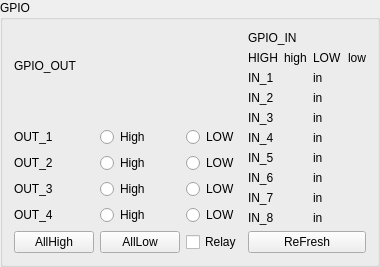
       <widget class="QGroupBox" name="groupBox_gpio">
        <property name="sizePolicy">
         <sizepolicy hsizetype="Preferred" vsizetype="Preferred">
          <horstretch>0</horstretch>
          <verstretch>0</verstretch>
         </sizepolicy>
        </property>
        <property name="title">
         <string>GPIO</string>
        </property>
        <layout class="QHBoxLayout" name="horizontalLayout_7">
         <item>
          <layout class="QGridLayout" name="gridLayout_gpio_1">
           <item row="2" column="0" colspan="3">
            <spacer name="horizontalSpacer_gpio_1">
             <property name="orientation">
              <enum>Qt::Horizontal</enum>
             </property>
             <property name="sizeHint" stdset="0">
              <size>
               <width>40</width>
               <height>20</height>
              </size>
             </property>
            </spacer>
           </item>
           <item row="3" column="1">
            <widget class="QRadioButton" name="radioButton_out_1_high">
             <property name="text">
              <string>High</string>
             </property>
             <attribute name="buttonGroup">
              <string notr="true">buttonGroup_out_1</string>
             </attribute>
            </widget>
           </item>
           <item row="6" column="2">
            <widget class="QRadioButton" name="radioButton_out_4_low">
             <property name="text">
              <string>LOW</string>
             </property>
             <attribute name="buttonGroup">
              <string notr="true">buttonGroup_out_4</string>
             </attribute>
            </widget>
           </item>
           <item row="3" column="2">
            <widget class="QRadioButton" name="radioButton_out_1_low">
             <property name="text">
              <string>LOW</string>
             </property>
             <attribute name="buttonGroup">
              <string notr="true">buttonGroup_out_1</string>
             </attribute>
            </widget>
           </item>
           <item row="5" column="1">
            <widget class="QRadioButton" name="radioButton_out_3_high">
             <property name="text">
              <string>High</string>
             </property>
             <attribute name="buttonGroup">
              <string notr="true">buttonGroup_out_3</string>
             </attribute>
            </widget>
           </item>
           <item row="4" column="0">
            <widget class="QLabel" name="label_out_2">
             <property name="sizePolicy">
              <sizepolicy hsizetype="Minimum" vsizetype="Preferred">
               <horstretch>0</horstretch>
               <verstretch>0</verstretch>
              </sizepolicy>
             </property>
             <property name="text">
              <string>OUT_2</string>
             </property>
            </widget>
           </item>
           <item row="6" column="1">
            <widget class="QRadioButton" name="radioButton_out_4_high">
             <property name="text">
              <string>High</string>
             </property>
             <attribute name="buttonGroup">
              <string notr="true">buttonGroup_out_4</string>
             </attribute>
            </widget>
           </item>
           <item row="4" column="1">
            <widget class="QRadioButton" name="radioButton_out_2_high">
             <property name="text">
              <string>High</string>
             </property>
             <attribute name="buttonGroup">
              <string notr="true">buttonGroup_out_2</string>
             </attribute>
            </widget>
           </item>
           <item row="5" column="0">
            <widget class="QLabel" name="label_out_3">
             <property name="sizePolicy">
              <sizepolicy hsizetype="Minimum" vsizetype="Preferred">
               <horstretch>0</horstretch>
               <verstretch>0</verstretch>
              </sizepolicy>
             </property>
             <property name="text">
              <string>OUT_3</string>
             </property>
            </widget>
           </item>
           <item row="5" column="2">
            <widget class="QRadioButton" name="radioButton_out_3_low">
             <property name="text">
              <string>LOW</string>
             </property>
             <attribute name="buttonGroup">
              <string notr="true">buttonGroup_out_3</string>
             </attribute>
            </widget>
           </item>
           <item row="3" column="0">
            <widget class="QLabel" name="label_out_1">
             <property name="sizePolicy">
              <sizepolicy hsizetype="Minimum" vsizetype="Preferred">
               <horstretch>0</horstretch>
               <verstretch>0</verstretch>
              </sizepolicy>
             </property>
             <property name="text">
              <string>OUT_1</string>
             </property>
            </widget>
           </item>
           <item row="4" column="2">
            <widget class="QRadioButton" name="radioButton_out_2_low">
             <property name="text">
              <string>LOW</string>
             </property>
             <attribute name="buttonGroup">
              <string notr="true">buttonGroup_out_2</string>
             </attribute>
            </widget>
           </item>
           <item row="6" column="0">
            <widget class="QLabel" name="label_out_4">
             <property name="sizePolicy">
              <sizepolicy hsizetype="Minimum" vsizetype="Preferred">
               <horstretch>0</horstretch>
               <verstretch>0</verstretch>
              </sizepolicy>
             </property>
             <property name="text">
              <string>OUT_4</string>
             </property>
            </widget>
           </item>
           <item row="7" column="0">
            <widget class="QPushButton" name="pushButton_setAllHigh">
             <property name="sizePolicy">
              <sizepolicy hsizetype="Minimum" vsizetype="Preferred">
               <horstretch>0</horstretch>
               <verstretch>0</verstretch>
              </sizepolicy>
             </property>
             <property name="text">
              <string>AllHigh</string>
             </property>
            </widget>
           </item>
           <item row="1" column="0" colspan="3">
            <widget class="QLabel" name="label_gpio_out">
             <property name="text">
              <string>GPIO_OUT</string>
             </property>
            </widget>
           </item>
           <item row="7" column="1">
            <widget class="QPushButton" name="pushButton_setAllLow">
             <property name="sizePolicy">
              <sizepolicy hsizetype="Minimum" vsizetype="Preferred">
               <horstretch>0</horstretch>
               <verstretch>0</verstretch>
              </sizepolicy>
             </property>
             <property name="text">
              <string>AllLow</string>
             </property>
            </widget>
           </item>
           <item row="7" column="2">
            <widget class="QCheckBox" name="checkBox_Relay">
             <property name="text">
              <string>Relay</string>
             </property>
            </widget>
           </item>
          </layout>
         </item>
         <item>
          <layout class="QGridLayout" name="gridLayout_gpio_2">
           <item row="4" column="0">
            <widget class="QLabel" name="label_in_3">
             <property name="text">
              <string>IN_3</string>
             </property>
            </widget>
           </item>
           <item row="0" column="0" colspan="2">
            <widget class="QLabel" name="label_gpio_in">
             <property name="text">
              <string>GPIO_IN</string>
             </property>
            </widget>
           </item>
           <item row="3" column="0">
            <widget class="QLabel" name="label_in_">
             <property name="text">
              <string>IN_2</string>
             </property>
            </widget>
           </item>
           <item row="5" column="1">
            <widget class="QLabel" name="label_in_4_in">
             <property name="text">
              <string>in</string>
             </property>
            </widget>
           </item>
           <item row="1" column="1">
            <layout class="QHBoxLayout" name="horizontalLayout_gpio_2">
             <item>
              <widget class="QLabel" name="label_low">
               <property name="text">
                <string>LOW</string>
               </property>
              </widget>
             </item>
             <item>
              <widget class="QLabel" name="label_low_low">
               <property name="text">
                <string>low</string>
               </property>
              </widget>
             </item>
            </layout>
           </item>
           <item row="6" column="0">
            <widget class="QLabel" name="label_in_5">
             <property name="text">
              <string>IN_5</string>
             </property>
            </widget>
           </item>
           <item row="3" column="1">
            <widget class="QLabel" name="label_in_2_in">
             <property name="text">
              <string>in</string>
             </property>
            </widget>
           </item>
           <item row="8" column="0">
            <widget class="QLabel" name="label_in_7">
             <property name="text">
              <string>IN_7</string>
             </property>
            </widget>
           </item>
           <item row="7" column="0">
            <widget class="QLabel" name="label_in_6">
             <property name="text">
              <string>IN_6</string>
             </property>
            </widget>
           </item>
           <item row="1" column="0">
            <layout class="QHBoxLayout" name="horizontalLayout_gpio_1">
             <item>
              <widget class="QLabel" name="label_high">
               <property name="text">
                <string>HIGH</string>
               </property>
              </widget>
             </item>
             <item>
              <widget class="QLabel" name="label_high_high">
               <property name="text">
                <string>high</string>
               </property>
              </widget>
             </item>
            </layout>
           </item>
           <item row="2" column="1">
            <widget class="QLabel" name="label_in_1_in">
             <property name="text">
              <string>in</string>
             </property>
            </widget>
           </item>
           <item row="10" column="0" colspan="2">
            <widget class="QPushButton" name="pushButton_gpioRefresh">
             <property name="sizePolicy">
              <sizepolicy hsizetype="Minimum" vsizetype="Preferred">
               <horstretch>0</horstretch>
               <verstretch>0</verstretch>
              </sizepolicy>
             </property>
             <property name="text">
              <string>ReFresh</string>
             </property>
            </widget>
           </item>
           <item row="5" column="0">
            <widget class="QLabel" name="label_in_4">
             <property name="text">
              <string>IN_4</string>
             </property>
            </widget>
           </item>
           <item row="4" column="1">
            <widget class="QLabel" name="label_in_3_in">
             <property name="text">
              <string>in</string>
             </property>
            </widget>
           </item>
           <item row="2" column="0">
            <widget class="QLabel" name="label_in_1">
             <property name="text">
              <string>IN_1</string>
             </property>
            </widget>
           </item>
           <item row="9" column="0">
            <widget class="QLabel" name="label_in_8">
             <property name="text">
              <string>IN_8</string>
             </property>
            </widget>
           </item>
           <item row="6" column="1">
            <widget class="QLabel" name="label_in_5_in">
             <property name="text">
              <string>in</string>
             </property>
            </widget>
           </item>
           <item row="7" column="1">
            <widget class="QLabel" name="label_in_6_in">
             <property name="text">
              <string>in</string>
             </property>
            </widget>
           </item>
           <item row="8" column="1">
            <widget class="QLabel" name="label_in_7_in">
             <property name="text">
              <string>in</string>
             </property>
            </widget>
           </item>
           <item row="9" column="1">
            <widget class="QLabel" name="label_in_8_in">
             <property name="text">
              <string>in</string>
             </property>
            </widget>
           </item>
          </layout>
         </item>
        </layout>
       </widget>
